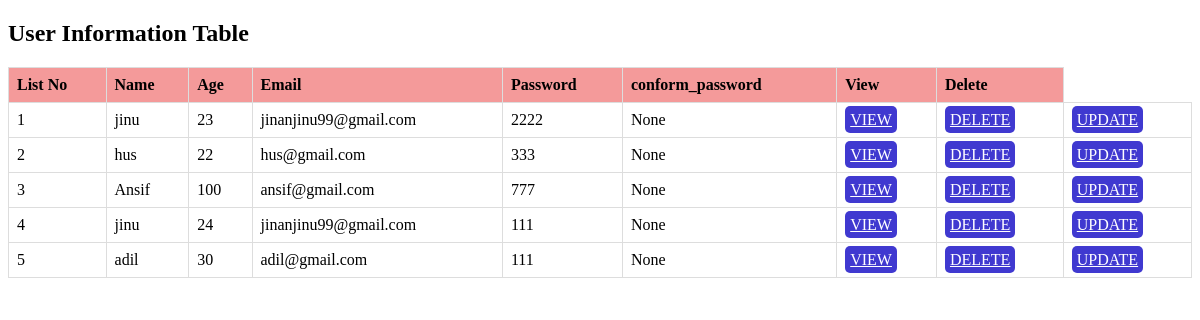
Screenshot of /view/ with the database file from the repository.
### sampleapp/models.py (models this page shows)
class log (models.Model):
    username=models.CharField(max_length=50,null=True)
    age = models.IntegerField()
    email = models.CharField(max_length=200,null=True)
    password = models.CharField(max_length=200,null=True)
    conform_password = models.CharField(max_length=200,null=True)

### sampleapp/views.py (the view)
# urls.py: path('view/',views.view,name="view"),
def view(request):
    cr=log.objects.all()
    return render(request,"view.html",{'cr':cr})

### Template/view.html (shortened to what this page needs)
<!DOCTYPE html>
<html lang="en">
<head>
</head>
<body>
  <h2>User Information Table</h2>
  <form action="">
  <table>
      <tr>
        <th>List No</th>
        <th>Name</th>
        <th>Age</th>
        <th>Email</th>
        <th>Password</th>
        <th>conform_password</th>
        <th>View</th>
        <th>Delete</th>
      </tr>
      {% for i in cr %}
        <tr>
            <td>{{forloop.counter}}</td>
            <td>{{i.username}}</td>
            <td>{{i.age}}</td>
            <td>{{i.email}}</td>
            <td>{{i.password}}</td>
            <td>{{i.conform_password}}</td>
            <td><a  href="{% url 'detailview' i.id %}" class="btn btn-primary">VIEW</a></td>
            <td><a href="{% url 'deleted' i.id %}" class="btn btn-primary">DELETE</a></td>
            <td><a  href="{% url 'update' i.id %}" class="btn btn-primary">UPDATE</a></td>
        </tr>
      {% endfor %}
    </table>
    </form>
</body>
</html>

### Template/view.html (style rules this page uses)
table { border-collapse: collapse; width: 100%; }
th, td { border: 1px solid #dddddd; text-align: left; padding: 8px; }
th { background-color: #f49a9a; }
.btn { background-color: #4039d0; color: #fff; padding: 5px; border-radius: 5px; }

### rows the page displays
log: username "jinu", age "23", email "jinanjinu99@gmail.com", password "2222", conform_password "None"
log: username "hus", age "22", email "hus@gmail.com", password "333", conform_password "None"
log: username "Ansif", age "100", email "ansif@gmail.com", password "777", conform_password "None"
log: username "jinu", age "24", email "jinanjinu99@gmail.com", password "111", conform_password "None"
log: username "adil", age "30", email "adil@gmail.com", password "111", conform_password "None"
